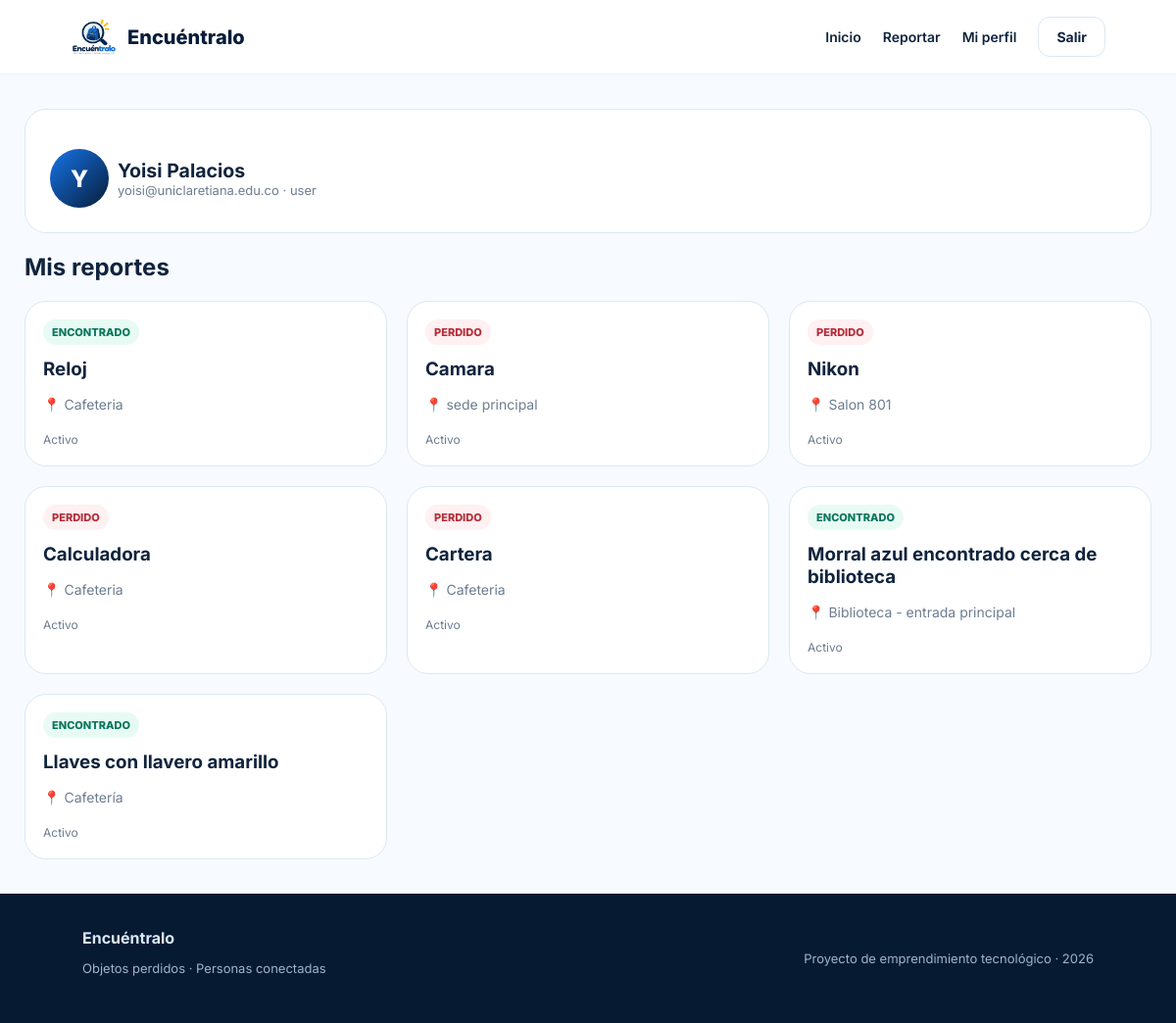
Screenshot of /profile.php (signed in) with the database file from the repository.
### tables this page shows
CREATE TABLE `reports` (
  `id` int(10) UNSIGNED NOT NULL,
  `user_id` int(10) UNSIGNED NOT NULL,
  `type` enum('lost','found') NOT NULL,
  `title` varchar(180) NOT NULL,
  `category` varchar(80) NOT NULL,
  `color` varchar(60) DEFAULT NULL,
  `location` varchar(180) NOT NULL,
  `event_date` date NOT NULL,
  `description` text NOT NULL,
  `image` varchar(255) DEFAULT NULL,
  `image_hash` varchar(64) DEFAULT NULL,
  `ai_label` varchar(255) DEFAULT NULL,
  `ai_confidence` decimal(5,2) NOT NULL DEFAULT 0.00,
  `ai_embedding` longtext DEFAULT NULL,
  `is_sensitive` tinyint(1) NOT NULL DEFAULT 0,
  `status` enum('open','resolved','hidden') NOT NULL DEFAULT 'open',
  `created_at` timestamp NOT NULL DEFAULT current_timestamp(),
  `updated_at` timestamp NOT NULL DEFAULT current_timestamp() ON UPDATE current_timestamp()
);

### includes/functions.php (called while the page is built, shortened)
<?php
function e($v){return htmlspecialchars((string)$v,ENT_QUOTES,'UTF-8');}
function url($p=''){return BASE_URL.'/'.ltrim($p,'/');}
function user(){return $_SESSION['user']??null;}

### profile.php (the view)
<?php require 'includes/functions.php';require_login();$st=$pdo->prepare('SELECT * FROM reports WHERE user_id=? ORDER BY created_at DESC');$st->execute([user()['id']]);$rs=$st->fetchAll();$title='Mi perfil';require 'includes/header.php';?><main class="dashboard"><div class="panel"><div class="author"><span class="avatar" style="width:60px;height:60px;font-size:24px"><?=e(mb_substr(user()['name'],0,1))?></span><div><h2 style="margin:0"><?=e(user()['name'])?></h2><span class="muted"><?=e(user()['email'])?> · <?=e(user()['role'])?></span></div></div></div><h2>Mis reportes</h2><div class="feed"><?php foreach($rs as $r):?><a class="post" href="<?=url('reports/view.php?id='.$r['id'])?>"><div class="post-body"><span class="badge <?=e($r['type'])?>"><?=$r['type']==='lost'?'PERDIDO':'ENCONTRADO'?></span><h3><?=e($r['title'])?></h3><p>📍 <?=e($r['location'])?></p><span class="muted small"><?=$r['status']==='resolved'?'Caso resuelto':($r['status']==='open'?'Activo':'Oculto')?></span></div></a><?php endforeach;?></div></main><?php require 'includes/footer.php';?>

### assets/css/style.css (style rules this page uses)
:root { --navy:#071d3a;--blue:#1674e8;--blue2:#3aa0ff;--sky:#eef7ff;--yellow:#ffbd1a;--text:#10243e;--muted:#6d7d90;--line:#dce8f3;--white:#fff;--green:#0c9b72;--red:#dc4a5a }
* { box-sizing:border-box }
body { margin:0;font-family:Inter,system-ui,sans-serif;background:#f7fbff;color:var(--text) }
a { text-decoration:none;color:inherit }
.dashboard { max-width:1250px;margin:35px auto;padding:0 25px }
.muted { color:var(--muted) }
.feed { display:grid;grid-template-columns:repeat(3,1fr);gap:20px }
.post { background:#fff;border:1px solid var(--line);border-radius:22px;overflow:hidden;transition:.2s }
.post-body { padding:18px }
.badge { display:inline-block;padding:6px 9px;border-radius:999px;font-size:11px;font-weight:800 }
.lost { background:#fff0f1;color:#b52d3b }
.found { background:#e7fbf4;color:#08775a }
.post h3 { margin:13px 0 7px }
.post p { color:var(--muted);font-size:14px;line-height:1.5 }
.avatar { width:34px;height:34px;border-radius:50%;background:linear-gradient(135deg,var(--blue),var(--navy));color:#fff;display:inline-grid;place-items:center;font-weight:800 }
.author { display:flex;align-items:center;gap:9px;margin-top:15px;font-size:13px }
.panel { background:#fff;border:1px solid var(--line);border-radius:22px;padding:25px }
.small { font-size:12px }

### rows the page displays
reports: type "ENCONTRADO", title "Reloj", location "Cafeteria", status "Activo"
reports: type "PERDIDO", title "Camara", location "sede principal", status "Activo"
reports: type "PERDIDO", title "Nikon", location "Salon 801", status "Activo"
reports: type "PERDIDO", title "Calculadora", location "Cafeteria", status "Activo"
reports: type "PERDIDO", title "Cartera", location "Cafeteria", status "Activo"
reports: type "ENCONTRADO", title "Morral azul encontrado cerca de biblioteca", location "Biblioteca - entrada principal", status "Activo"
reports: type "ENCONTRADO", title "Llaves con llavero amarillo", location "Cafetería", status "Activo"

### other values shown
mb_substr(user()['name'],0,1) "Y"
user()['name'] "Yoisi Palacios"
user()['email'] "yoisi@uniclaretiana.edu.co"
user()['role'] "user"
